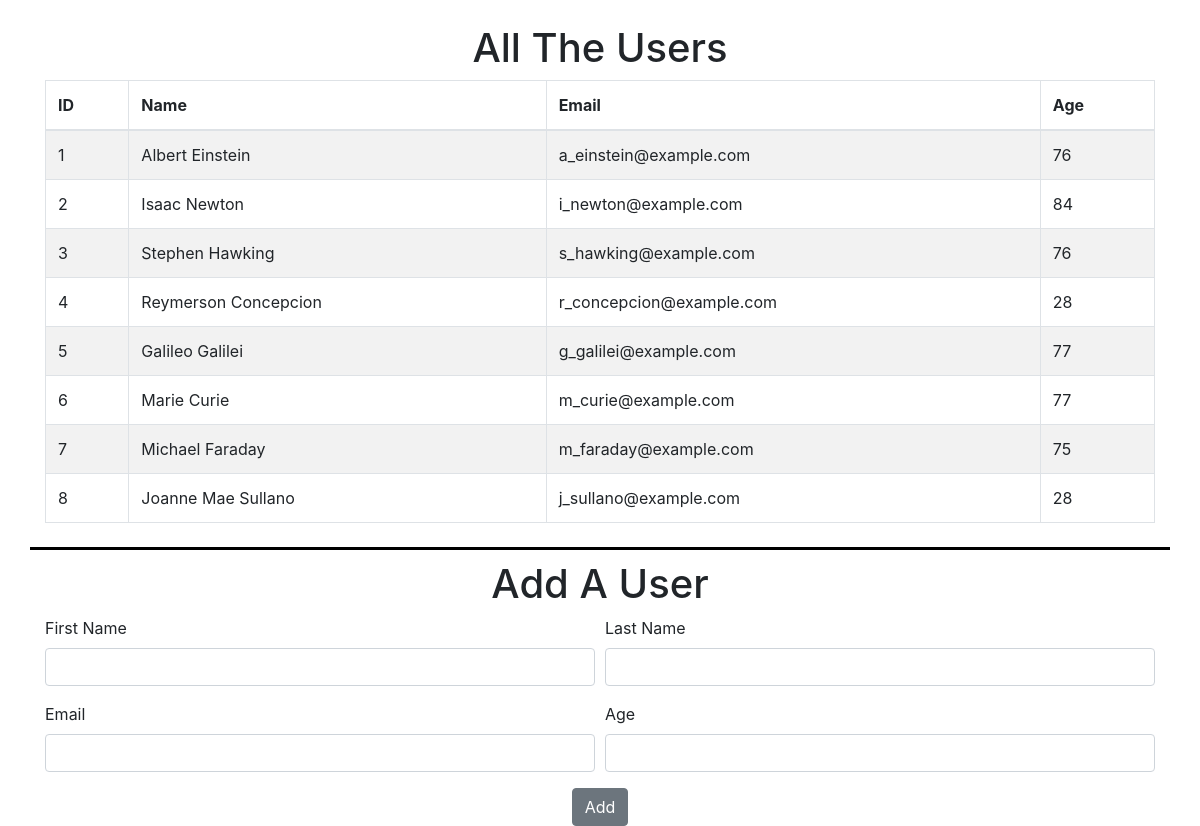
/users/, run on the app's committed database.
### users_app/models.py (models this page shows, shortened)
class User(models.Model):
    first_name = models.CharField(max_length=255)
    last_name = models.CharField(max_length=255)
    email_address = models.CharField(max_length=255)
    age = models.IntegerField()
    created_at = models.DateTimeField(auto_now_add=True)
    updated_at = models.DateTimeField(auto_now=True)

### users_app/views.py (the view)
# urls.py: path('', views.index),
def index(request):
    context = {
        'users': User.objects.all()
    }
    return render(request, 'index.html', context)

### users_app/templates/index.html (shortened to what this page needs)
<!DOCTYPE html>
<html lang="en">
<head>
    <link rel="stylesheet" href="https://stackpath.bootstrapcdn.com/bootstrap/4.3.1/css/bootstrap.min.css">
    {% load static %}
    <link rel="stylesheet" href="{% static 'css/style.css' %}">
</head>
<body>
    <div class="container mt-4 mb-4">
        <h1 class="text-center">All The Users</h1>
        <table class="table table-striped table-bordered">
            <thead>
                <tr>
                    <th scope="col">ID</th>
                    <th scope="col">Name</th>
                    <th scope="col">Email</th>
                    <th scope="col">Age</th>
                </tr>
            </thead>
            <tbody>
                {% for user in users %}
                    <tr>
                        <td>{{user.id}}</td>
                        <td>{{user.first_name}} {{user.last_name}}</td>
                        <td>{{user.email_address}}</td>
                        <td>{{user.age}}</td>
                    </tr>
                {% endfor %}
            </tbody>
        </table>
    </div>
    <div id="form" class="container">
        <h1 class="text-center">Add A User</h1>
        <form action="process_form" method="POST">
            <div class="form-group form-row">
                <div class='col'>
                    <label for="first_name">First Name</label>
                    <input class="form-control" type="text" name="first_name" id="first_name">
                </div>
                <div class="col">
                    <label for="last_name">Last Name</label>
                    <input class="form-control" type="text" name="last_name" id="last_name">
                </div>
            </div>
            <div class="form-group form-row">
                <div class='col'>
                    <label for="email">Email</label>
                    <input class="form-control" type="email" name="email" id="email">
                </div>
                <div class="col">
                    <label for="age">Age</label>
                    <input class="form-control" type="number" name="age" id="age">
                </div>
            </div>
            <input class="btn btn-secondary" type="submit" value="Add">
        </form>
    </div>
</body>
</html>

### users_app/static/css/style.css (style rules this page uses)
input[type="submit"] { display: block; margin: 0 auto; }
#form { border-top: 3px solid black; padding-top: 10px; }

### data on the page
User: id "1", first_name "Albert", last_name "Einstein", email_address "a_einstein@example.com", age "76"
User: id "2", first_name "Isaac", last_name "Newton", email_address "i_newton@example.com", age "84"
User: id "3", first_name "Stephen", last_name "Hawking", email_address "s_hawking@example.com", age "76"
User: id "4", first_name "Reymerson", last_name "Concepcion", email_address "r_concepcion@example.com", age "28"
User: id "5", first_name "Galileo", last_name "Galilei", email_address "g_galilei@example.com", age "77"
User: id "6", first_name "Marie", last_name "Curie", email_address "m_curie@example.com", age "77"
User: id "7", first_name "Michael", last_name "Faraday", email_address "m_faraday@example.com", age "75"
User: id "8", first_name "Joanne Mae", last_name "Sullano", email_address "j_sullano@example.com", age "28"
